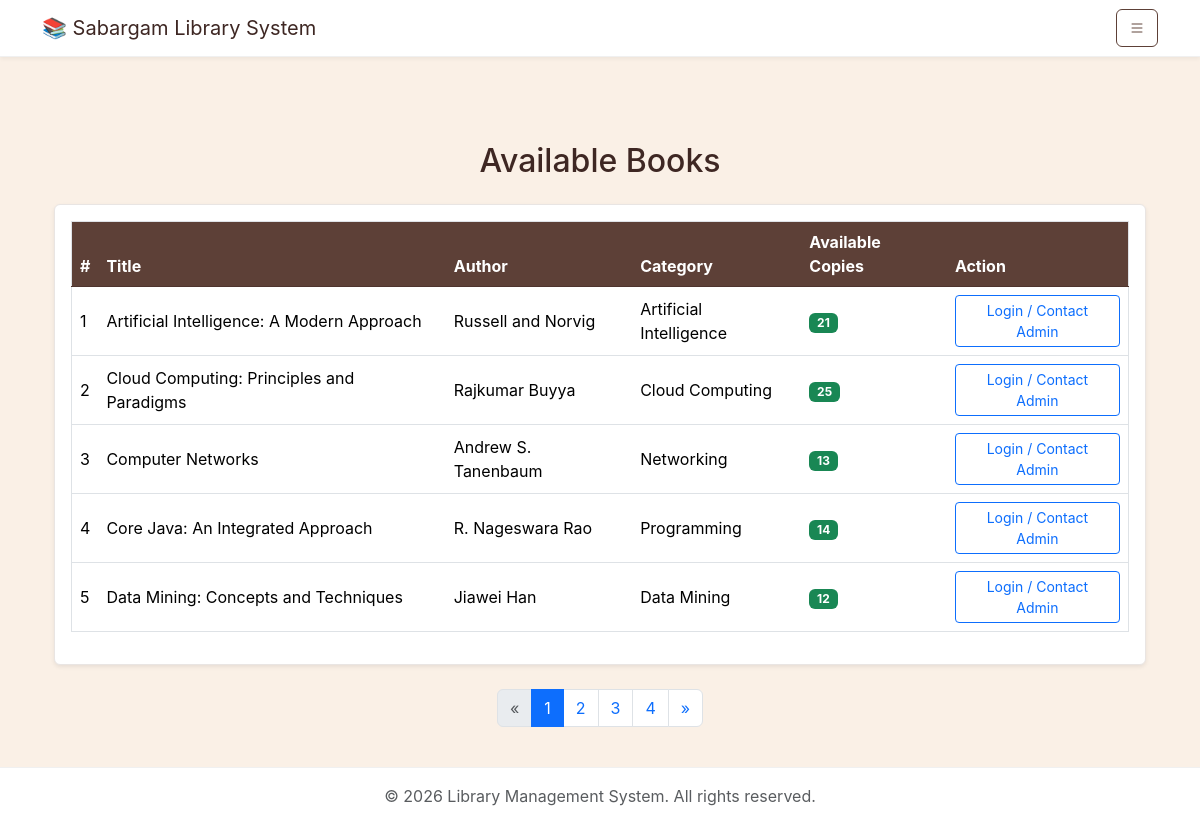
Page /view-books.php?error=self_issue_disabled on the committed database.
### tables this page shows
CREATE TABLE `books` (
  `id` int(11) NOT NULL,
  `title` varchar(255) NOT NULL,
  `author` varchar(100) NOT NULL,
  `isbn` varchar(30) NOT NULL,
  `category` varchar(100) DEFAULT NULL,
  `copies` int(11) DEFAULT 1 CHECK (`copies` >= 0),
  `added_on` timestamp NOT NULL DEFAULT current_timestamp()
);

### public/view-books.php (the view, shortened to what this page needs)
<?php
require_once('../includes/db_connect.php');
require_once('../includes/header.php');
$limit = 5;
$page = isset($_GET['page']) && is_numeric($_GET['page']) ? (int)$_GET['page'] : 1;
$total_result = $conn->query("SELECT COUNT(*) AS total FROM books WHERE copies > 0");
$total_rows = $total_result->fetch_assoc()['total'];
$total_pages = ceil($total_rows / $limit);
$offset = ($page - 1) * $limit;
$sql = "SELECT id, title, author, isbn, category, copies FROM books WHERE copies > 0 ORDER BY title ASC LIMIT ? OFFSET ?";
$stmt = $conn->prepare($sql);
$stmt->bind_param("ii", $limit, $offset);
$stmt->execute();
$result = $stmt->get_result();
?>
<div class="container mt-5">
    <h2 class="mb-4 text-center">Available Books</h2>
    <div class="card shadow-sm">
        <div class="card-body">
            <div class="table-responsive">
                <table class="table table-hover align-middle">
                    <thead class="table-dark">
                        <tr>
                            <th scope="col">#</th>
                            <th scope="col">Title</th>
                            <th scope="col">Author</th>
                            <th scope="col">Category</th>
                            <th scope="col">Available Copies</th>
                            <th scope="col">Action</th>
                        </tr>
                    </thead>
                    <tbody>
                        <?php if ($result && $result->num_rows > 0): ?>
                            <?php $i = $offset + 1; while ($book = $result->fetch_assoc()): ?>
                                <tr>
                                    <td><?php echo $i++; ?></td>
                                    <td><?php echo htmlspecialchars($book['title']); ?></td>
                                    <td><?php echo htmlspecialchars($book['author']); ?></td>
                                    <td><?php echo htmlspecialchars($book['category']); ?></td>
                                    <td>
                                        <span class="badge bg-success"><?php echo htmlspecialchars($book['copies']); ?></span>
                                    </td>
                                    <td>
                                        <?php if (isset($_SESSION['student_id'])): ?>
                                            <span class="text-muted">Contact Admin to Issue</span>
                                        <?php else: ?>
                                            <a href="login.php" class="btn btn-sm btn-outline-primary">Login / Contact Admin</a>
                                        <?php endif; ?>
                                    </td>
                                </tr>
                            <?php endwhile; ?>
                        <?php else: ?>
                            <tr>
                                <td colspan="6" class="text-center text-muted py-4">No books are currently available.</td>
                            </tr>
                        <?php endif; ?>
                    </tbody>
                </table>
            </div>
        </div>
    </div>
    <?php if ($total_pages > 1): ?>
        <nav aria-label="Page navigation" class="mt-4">
            <ul class="pagination justify-content-center">
                <li class="page-item <?php echo ($page <= 1) ? 'disabled' : ''; ?>">
                    <a class="page-link" href="?page=<?php echo $page - 1; ?>" aria-label="Previous">
                        <span aria-hidden="true">&laquo;</span>
                    </a>
                </li>
                <?php
                $start = max(1, $page - 2);
                $end = min($total_pages, $page + 2);
                for ($i_link = $start; $i_link <= $end; $i_link++) {
                    echo '<li class="page-item ' . (($i_link == $page) ? 'active' : '') . '"><a class="page-link" href="?page=' . $i_link . '">' . $i_link . '</a></li>';
                }
                if ($end < $total_pages) {
                    echo '<li class="page-item"><a class="page-link" href="?page=' . $total_pages . '">' . $total_pages . '</a></li>';
                }
                ?>
                <li class="page-item <?php echo ($page >= $total_pages) ? 'disabled' : ''; ?>">
                    <a class="page-link" href="?page=<?php echo $page + 1; ?>" aria-label="Next">
                        <span aria-hidden="true">&raquo;</span>
                    </a>
                </li>
            </ul>
        </nav>
    <?php endif; ?>
    </div>
<?php require_once('../includes/footer.php'); ?>

### includes/header.php (shortened to what this page needs)
<!DOCTYPE html>
<html lang="en">
<head>
    <link href="https://cdn.jsdelivr.net/npm/bootstrap@5.3.3/dist/css/bootstrap.min.css" rel="stylesheet">
    <link href="https://cdn.jsdelivr.net/npm/bootstrap-icons@1.10.5/font/bootstrap-icons.css" rel="stylesheet">
    <link href="../assets/css/style.css" rel="stylesheet">
</head>
<body class="d-flex flex-column min-vh-100">
<nav class="navbar navbar-expand-lg navbar-dark bg-dark fixed-top">
    <div class="container">
        <a class="navbar-brand" href="index.php">📚 Sabargam Library System</a>
        <button class="btn btn-outline-light" type="button" data-bs-toggle="offcanvas" data-bs-target="#offcanvasNavbar" aria-controls="offcanvasNavbar">
            <i class="bi bi-list"></i>
        </button>
    </div>
</nav>
<main class="container py-4">

### includes/footer.php (shortened to what this page needs)
</main> <footer class="footer mt-auto py-3">
    <div class="container text-center">
        <span class="text-muted">© <?php echo date("Y"); ?> Library Management System. All rights reserved.</span>
    </div>
</footer>
</body>
</html>

### assets/css/style.css (style rules this page uses)
:root { --bg-color: #FAF0E6; --text-color: #3E2723; --card-bg: #ffffff; --card-border: #e9e5e3; --navbar-bg: #ffffff; --navbar-border: #f0f0f0; --navbar-text: #3E2723; --primary-color: #5D4037; --primary-hover: #4E342E; --form-bg: #ffffff; --form-border: #ced4da; --offcanvas-bg: #ffffff; --offcanvas-border: #dee2e6; --hover-bg: #f5efe9; }
body { font-family: 'Inter', sans-serif; background-color: var(--bg-color); color: var(--text-color); padding-top: 70px; transition: background-color 0.2s, color 0.2s; }
.navbar { background-color: var(--navbar-bg) !important; border-bottom: 1px solid var(--navbar-border); box-shadow: 0 2px 4px rgba(0,0,0,0.05); }
.navbar-brand, .nav-link { color: var(--navbar-text) !important; }
.navbar .btn-outline-light { color: var(--primary-color); border-color: var(--primary-color); }
.card, table { background-color: var(--card-bg); border: 1px solid var(--card-border); color: var(--text-color); }
thead.table-dark th { background-color: var(--primary-color); border-color: var(--primary-hover) !important; color: #ffffff; }
body { display: flex; flex-direction: column; min-height: 100vh; }
main { flex: 1; }
.footer { background-color: var(--navbar-bg); color: #6c757d; border-top: 1px solid var(--navbar-border); }

### rows in the picture
books: title "Artificial Intelligence: A Modern Approach", author "Russell and Norvig", category "Artificial Intelligence", copies "21"
books: title "Cloud Computing: Principles and Paradigms", author "Rajkumar Buyya", category "Cloud Computing", copies "25"
books: title "Computer Networks", author "Andrew S. Tanenbaum", category "Networking", copies "13"
books: title "Core Java: An Integrated Approach", author "R. Nageswara Rao", category "Programming", copies "14"
books: title "Data Mining: Concepts and Techniques", author "Jiawei Han", category "Data Mining", copies "12"

### other values in the picture
$total_pages "4"
